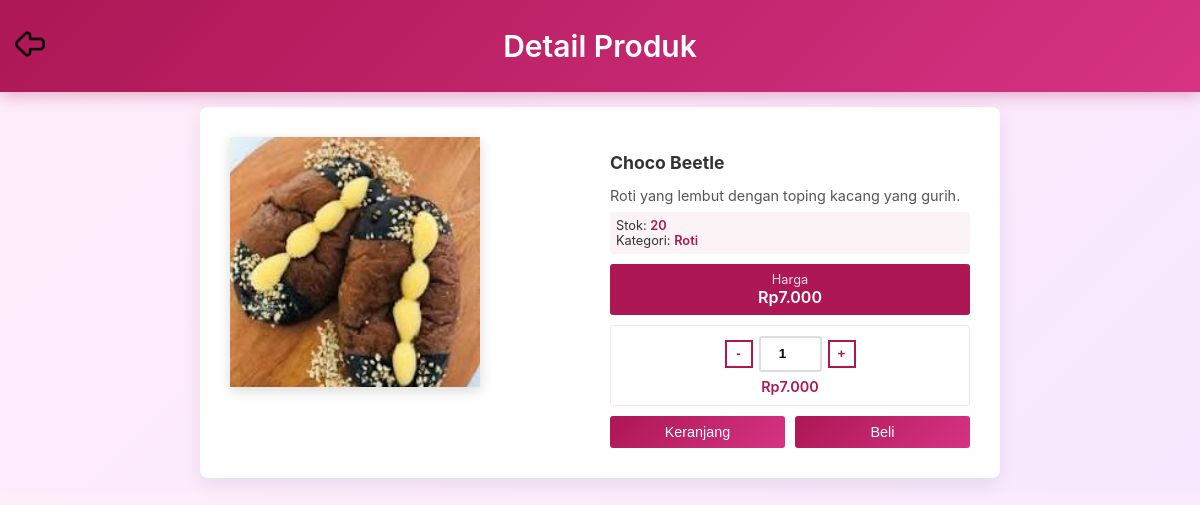
Before: /user/detail_produk.php?id=5 with the older database file.
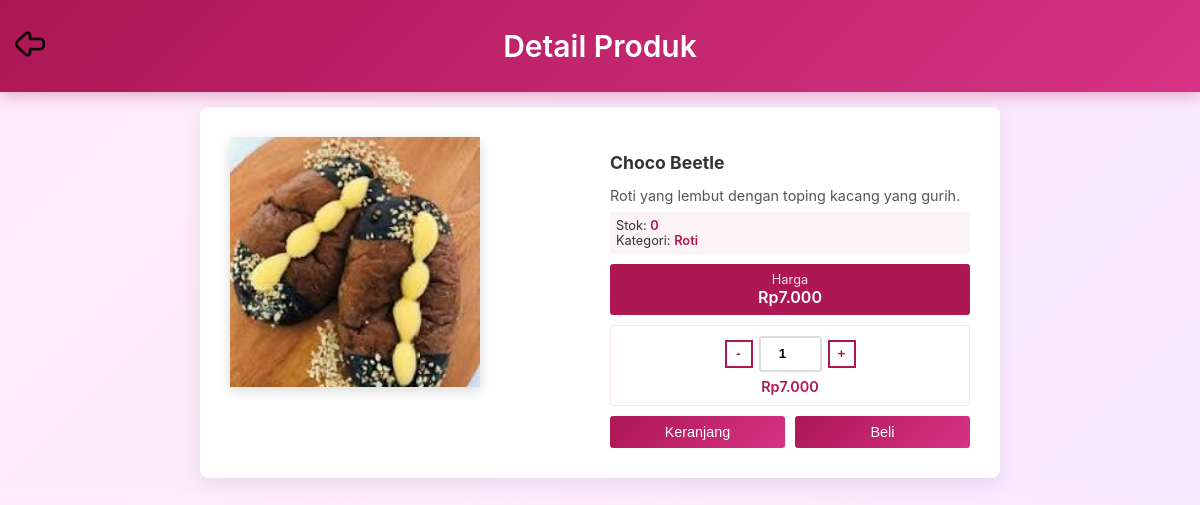
After: the same page with the newer database file.
### tables this page shows
CREATE TABLE `tb_produk` (
  `id` int(11) NOT NULL,
  `nama_produk` varchar(255) NOT NULL,
  `deskripsi` text NOT NULL,
  `harga` decimal(10,0) NOT NULL,
  `stok` int(11) NOT NULL,
  `gambar` varchar(255) NOT NULL,
  `kategori` varchar(100) NOT NULL,
  `crated_at` timestamp(6) NOT NULL DEFAULT current_timestamp(6) ON UPDATE current_timestamp(6)
);

### user/detail_produk.php (the view, shortened to what this page needs)
<?php
include 'koneksi.php';
$id = intval($_GET['id']);
$query = $koneksi->query("SELECT * FROM tb_produk WHERE id = $id");
$produk = $query->fetch_assoc();
?>
<!DOCTYPE html>
<html lang="id">
<head>
</head>
<body>
<header class="header">
    <a href="jenis_produk.php" class="back-button">
        <img src="img/back-icon.png" alt="Kembali">
    </a>
    <h1>Detail Produk</h1>
</header>
<div class="detail-container">
    <div class="product-layout">
        <div class="detail-image">
            <img src="img/<?= htmlspecialchars($produk['gambar']); ?>" alt="<?= htmlspecialchars($produk['nama_produk']); ?>">
        </div>
        <div>
            <div class="basic-info">
                <h2><?= htmlspecialchars($produk['nama_produk']); ?></h2>
                <p><?= htmlspecialchars($produk['deskripsi']); ?></p>
                <div class="basic-meta">
                    <div>Stok: <span><?= $produk['stok']; ?></span></div>
                    <div>Kategori: <span><?= ucfirst($produk['kategori']); ?></span></div>
                </div>
            </div>
            <div class="price-display">
                <div class="price-label">Harga</div>
                <div class="price-amount">Rp<?= number_format($produk['harga'], 0, ',', '.'); ?></div>
            </div>
            <form method="post">
                <div class="qty-section">
                    <div class="qty-box">
                        <button type="button" class="qty-btn" onclick="ubahQty(-1)">-</button>
                        <input type="number" name="jumlah" id="qty" value="1" min="1" max="<?= $produk['stok']; ?>" class="qty-input">
                        <button type="button" class="qty-btn" onclick="ubahQty(1)">+</button>
                    </div>
                    <div class="total-display" id="total">Rp<?= number_format($produk['harga'], 0, ',', '.'); ?></div>
                </div>
                <div class="btn-group">
                    <button name="tambah_keranjang" class="btn">Keranjang</button>
                    <button name="beli_sekarang" class="btn">Beli</button>
                </div>
            </form>
        </div>
    </div>
</div>
</body>
</html>

Changed rows visible on the page:
changed tb_produk "Choco Beetle": stok "20" → "0"
